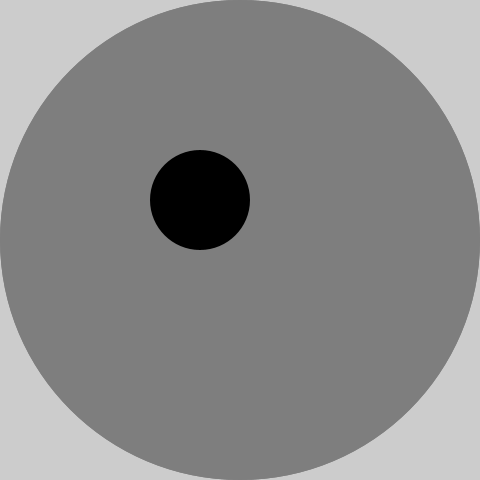
Frame 1 (no input)
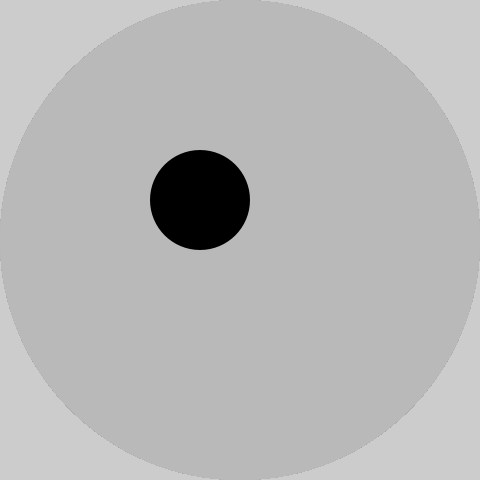
Frame 60 (the mouse pressed at the canvas centre just before this capture)
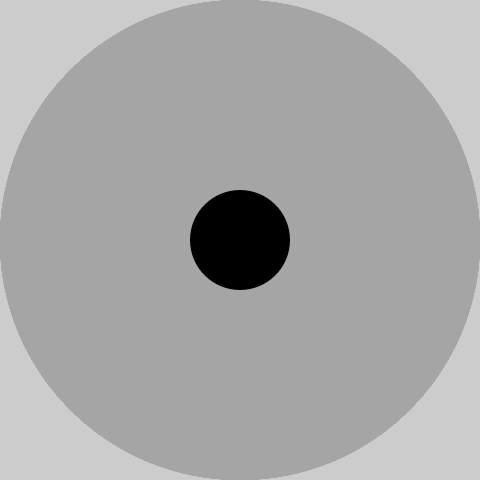
Frame 120 (the mouse held since frame 60 and released just before this capture)

The Processing sketch that drew these frames (run headless with seeded random() and noise(); from frame 60 on, the mouse is pressed at the canvas centre):

// Processing sketch: node_display
// ── node_display.pde
boolean bgFadeDir = true;
int bgColour = 125;
int pointPosX = 200;
int pointPosY = 200;

void setup(){
 size(480,480);
 
 roundBackground(bgColour);
}

void draw(){
  if(bgFadeDir) {
    bgColour ++;
    if(bgColour >= 205){
      bgFadeDir = false;
    }
  } else {
    bgColour --;
    if(bgColour <= 50){
      bgFadeDir = true;
    }
  }
  roundBackground(bgColour);
  if(mouseX > 50 && mouseX < 430){
    pointPosX = mouseX;
  }
  if (mouseY > 50 && mouseY < 430){  
    pointPosY = mouseY;
  }
  
  fill(0);
  ellipse(pointPosX,pointPosY,100,100);
}

void roundBackground(int gray){
  fill(gray,gray,gray);
  noStroke();
  ellipse(240,240,480,480);
}  

void keyPressed(){
  if(key == 'q' || key == 'Q'){
    exit();
  }
}
